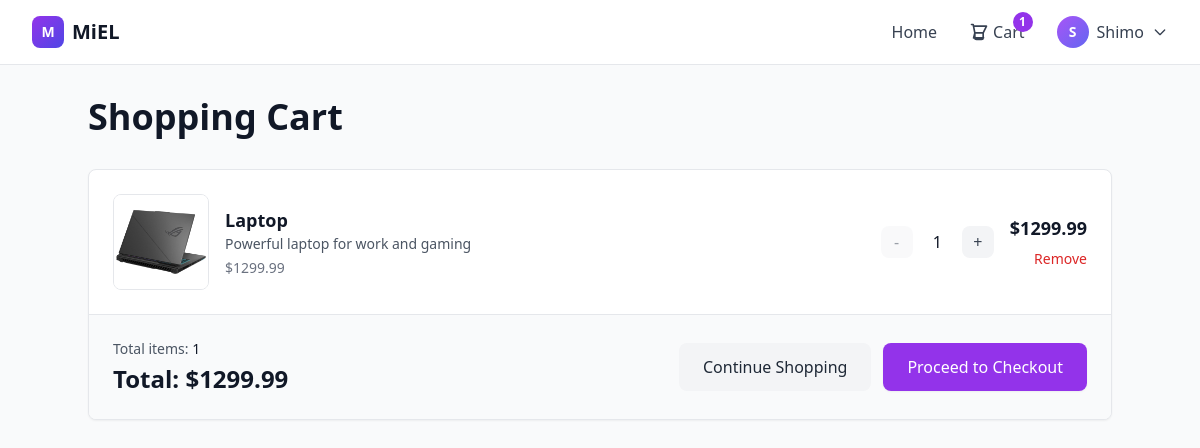
The page /cart/ (signed in) on the database as committed earlier.
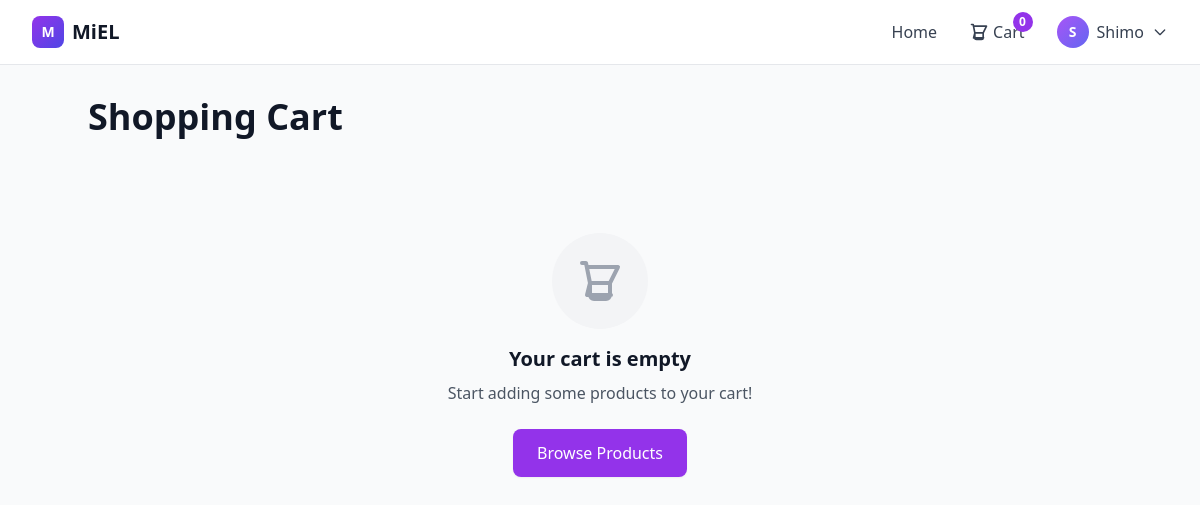
The same page on the database as committed later.
### products/models.py (models this page shows, shortened)
class CartItem(models.Model):
    cart = models.ForeignKey(Cart, on_delete=models.CASCADE, related_name='items')
    product = models.ForeignKey(Product, on_delete=models.CASCADE)
    quantity = models.PositiveIntegerField(default=1)
    added_at = models.DateTimeField(auto_now_add=True)
    def get_subtotal(self):
        return self.product.price * self.quantity

class Product(models.Model):
    name = models.CharField(max_length=200)
    description = models.TextField()
    price = models.DecimalField(max_digits=10, decimal_places=2)
    image = models.CharField(max_length=500, blank=True, null=True)
    created_at = models.DateTimeField(auto_now_add=True)

### products/views.py (the view)
# urls.py: path('cart/', views.view_cart, name='view_cart'),
@login_required
def view_cart(request):
    try:
        cart = Cart.objects.get(user=request.user)
        cart_items = cart.items.all()
        total = cart.get_total()
        cart_count = cart.get_item_count()
    except Cart.DoesNotExist:
        cart = None
        cart_items = []
        total = 0
        cart_count = 0
    context = {
        'cart': cart,
        'cart_items': cart_items,
        'total': total,
        'cart_count': cart_count
    }
    return render(request, 'products/cart.html', context)

### MiEL/context_processors.py (called while the page is built)
def static_url(request):
    return {'STATIC_URL': settings.STATIC_URL}

### products/models.py (called while the page is built)
    def get_total(self):
        return sum(item.get_subtotal() for item in self.items.all())

    def get_item_count(self):
        return sum(item.quantity for item in self.items.all())

### templates/products/cart.html (shortened to what the changed rows need)
{% extends 'base.html' %}
{% load static %}
{% block content %}
<div class="max-w-5xl mx-auto">
    <h1 class="text-3xl md:text-4xl font-bold text-gray-900 mb-8">Shopping Cart</h1>
    {% if cart_items %}
        <div class="bg-white rounded-lg shadow-sm border border-gray-200 overflow-hidden">
            <div class="divide-y divide-gray-200">
                {% for item in cart_items %}
                    <div class="p-4 md:p-6 flex flex-col md:flex-row md:items-center md:justify-between gap-4 cart-item-row" data-cart-item-id="{{ item.id }}">
                        <div class="flex items-center space-x-4 flex-1">
                            {% if item.product.image %}
                                <img src="{{ item.product.image }}" alt="{{ item.product.name }}" class="w-20 h-20 md:w-24 md:h-24 object-cover rounded-lg border border-gray-200" onerror="this.src='{{ STATIC_URL }}images/placeholder.jpg'; this.onerror=null;">
                            {% else %}
                                <img src="{% static 'images/placeholder.jpg' %}" alt="{{ item.product.name }}" class="w-20 h-20 md:w-24 md:h-24 object-cover rounded-lg border border-gray-200">
                            {% endif %}
                            <div class="flex-1 min-w-0">
                                <h3 class="text-lg font-semibold text-gray-900 truncate">{{ item.product.name }}</h3>
                                <p class="text-gray-600 text-sm line-clamp-2">{{ item.product.description|truncatewords:10 }}</p>
                                <p class="text-sm text-gray-500 mt-1">${{ item.product.price }}</p>
                            </div>
                        </div>
                        <div class="flex items-center justify-between md:justify-end gap-4">
                            <div class="flex items-center space-x-2" data-item-id="{{ item.id }}">
                                <button type="button" onclick="updateQuantity({{ item.id }}, {{ item.quantity|add:'-1' }})"
                                        class="bg-gray-100 text-gray-700 w-8 h-8 rounded-lg hover:bg-gray-200 transition-colors duration-150 quantity-decrease disabled:opacity-50 disabled:cursor-not-allowed"
                                        {% if item.quantity <= 1 %}disabled{% endif %}>
                                    -
                                </button>
                                <span class="text-gray-900 font-medium px-3 quantity-display min-w-[2rem] text-center">{{ item.quantity }}</span>
                                <button type="button" onclick="updateQuantity({{ item.id }}, {{ item.quantity|add:'1' }})"
                                        class="bg-gray-100 text-gray-700 w-8 h-8 rounded-lg hover:bg-gray-200 transition-colors duration-150 quantity-increase">
                                    +
                                </button>
                            </div>
                            <div class="text-right">
                                <p class="text-lg font-semibold text-gray-900 mb-1 item-subtotal" data-item-id="{{ item.id }}">${{ item.get_subtotal|floatformat:2 }}</p>
                                <a href="{% url 'remove_from_cart' item.id %}"
                                   class="text-red-600 hover:text-red-800 text-sm transition-colors duration-150"
                                   onclick="return confirm('Remove this item from cart?')">
                                    Remove
                                </a>
                            </div>
                        </div>
                    </div>
                {% endfor %}
            </div>
            <div class="bg-gray-50 border-t border-gray-200 p-6">
                <div class="flex flex-col md:flex-row md:justify-between md:items-center gap-4">
                    <div>
                        <p class="text-sm text-gray-600 mb-1">Total items: <span id="cart-count" class="font-medium text-gray-900">{{ cart_count }}</span></p>
                        <p class="text-2xl font-bold text-gray-900">Total: $<span id="cart-total">{{ total|floatformat:2 }}</span></p>
                    </div>
                    <div class="flex flex-col sm:flex-row gap-3">
                        <a href="{% url 'home' %}" class="bg-gray-100 text-gray-800 px-6 py-3 rounded-lg hover:bg-gray-200 transition-colors duration-150 text-center font-medium">
                            Continue Shopping
                        </a>
                        <button class="bg-purple-600 text-white px-6 py-3 rounded-lg hover:bg-purple-700 transition-colors duration-150 font-medium shadow-sm hover:shadow-md">
                            Proceed to Checkout
                        </button>
                    </div>
                </div>
            </div>
        </div>
    {% else %}
        <div class="text-center py-16">
            <div class="w-24 h-24 mx-auto mb-4 bg-gray-100 rounded-full flex items-center justify-center">
                <svg class="w-12 h-12 text-gray-400" fill="none" viewBox="0 0 24 24" stroke="currentColor">
                    <path stroke-linecap="round" stroke-linejoin="round" stroke-width="2" d="M3 3h2l.4 2M7 13h10l4-8H5.4m0 0L7 13m0 0l-1.5 6M7 13l-1.5 6m0 0h12M17 13v6a2 2 0 01-2 2H9a2 2 0 01-2-2v-6" />
                </svg>
            </div>
            <h3 class="text-xl font-semibold text-gray-900 mb-2">Your cart is empty</h3>
            <p class="text-gray-600 mb-6">Start adding some products to your cart!</p>
            <a href="{% url 'home' %}" class="inline-block bg-purple-600 text-white px-6 py-3 rounded-lg hover:bg-purple-700 transition-colors duration-150 font-medium shadow-sm hover:shadow-md">
                Browse Products
            </a>
        </div>
    {% endif %}
</div>
{% endblock %}

### templates/base.html (shortened to what this page needs)
<!DOCTYPE html>
<html lang="en">
<head>
    <script src="https://cdn.tailwindcss.com"></script>
</head>
<body class="bg-gray-50 min-h-screen">
    <nav class="bg-white border-b border-gray-200 sticky top-0 z-50 backdrop-blur-sm bg-white/95">
        <div class="max-w-7xl mx-auto px-4 sm:px-6 lg:px-8">
            <div class="flex items-center justify-between h-16">
                <div class="flex items-center">
                    <a href="{% url 'home' %}" class="flex items-center space-x-2 text-xl font-bold text-gray-900 hover:text-purple-600 transition-colors">
                        <div class="w-8 h-8 bg-gradient-to-br from-purple-600 to-indigo-600 rounded-lg flex items-center justify-center">
                            <span class="text-white font-bold text-sm">M</span>
                        </div>
                        <span>MiEL</span>
                    </a>
                </div>
                <div class="hidden md:flex items-center space-x-8">
                    <a href="{% url 'home' %}" class="text-gray-700 hover:text-purple-600 font-medium transition-colors">
                        Home
                    </a>
                    {% if user.is_authenticated %}
                        <a href="{% url 'view_cart' %}" class="relative text-gray-700 hover:text-purple-600 font-medium transition-colors flex items-center space-x-1">
                            <svg class="w-5 h-5" fill="none" stroke="currentColor" viewBox="0 0 24 24">
                                <path stroke-linecap="round" stroke-linejoin="round" stroke-width="2" d="M3 3h2l.4 2M7 13h10l4-8H5.4m0 0L7 13m0 0l-1.5 6M7 13l-1.5 6m0 0h12M17 13v6a2 2 0 01-2 2H9a2 2 0 01-2-2v-6"/>
                            </svg>
                            <span>Cart</span>
                            <span id="cartCountBadge" class="absolute -top-2 -right-2 bg-purple-600 text-white text-xs rounded-full w-5 h-5 flex items-center justify-center font-bold">{{ cart_count|default:"0" }}</span>
                        </a>
                        <div class="relative group">
                            <button class="flex items-center space-x-2 text-gray-700 hover:text-purple-600 font-medium transition-colors focus:outline-none">
                                <div class="w-8 h-8 bg-gradient-to-br from-purple-500 to-indigo-500 rounded-full flex items-center justify-center">
                                    <span class="text-white text-sm font-semibold">{{ user.username|first|upper }}</span>
                                </div>
                                <span class="hidden lg:block">{{ user.username }}</span>
                                <svg class="w-4 h-4" fill="none" stroke="currentColor" viewBox="0 0 24 24">
                                    <path stroke-linecap="round" stroke-linejoin="round" stroke-width="2" d="M19 9l-7 7-7-7"/>
                                </svg>
                            </button>
                        </div>
                    {% endif %}
                </div>
            </div>
        </div>
    </nav>
    <main class="max-w-7xl mx-auto px-4 sm:px-6 lg:px-8 py-8">
        {% block content %}
        {% endblock %}
    </main>
</body>
</html>

Rows that differ between the two databases and show on the page:
removed CartItem: product.image (picture), product.name "Laptop", product.description "Powerful laptop for work and gaming", product.price "1299.99", quantity "1", get_subtotal "1299.99"
Other text that changed with them:
{{ cart_count|default:"0" }}: "1" → "0"
{{ cart_count }}: "1" → (not shown)
{{ total|floatformat:2 }}: "1299.99" → (not shown)
text no longer shown: "Total items: Total: $ Continue Shopping Proceed to Checkout"
text now shown: "Your cart is empty Start adding some products to your cart! Browse Products"
